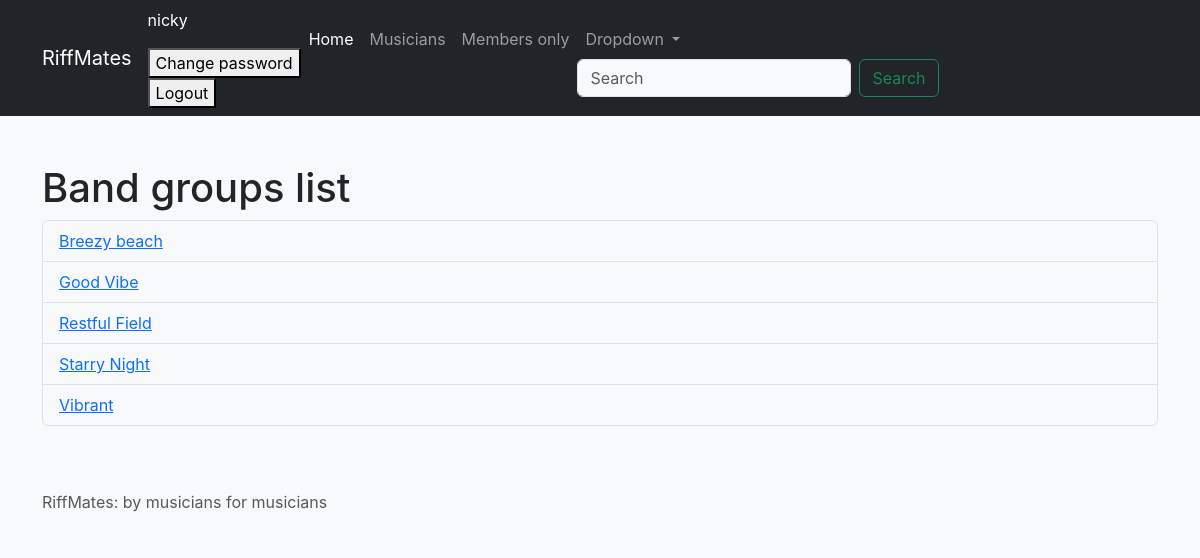
The page /bands/bandgroups_list/ (signed in) on the database its author committed.
### bands/models.py (models this page shows, shortened)
class BandGroup(models.Model):
    id = models.SmallAutoField(primary_key=True)
    name = models.CharField(max_length=20, default="Band Group", verbose_name="Band group")
    members = models.ManyToManyField(to="bands.Musician", verbose_name="Members")
    class Meta:
        ordering = ["name"]

### bands/views.py (the view)
def bandgroups_list(request):
    all_bandgroups = BandGroup.objects.all().order_by("name")
    items_per_page = page_util._get_items_per_page(request)
    paginator = Paginator(all_bandgroups, items_per_page)
    page_num = page_util._get_page_num(request, paginator)
    page = paginator.page(page_num)
    data.update({
        'title': 'Band groups list',
        'bandgroups': page.object_list,
        'page': page,
    })
    return render(request=request,
                  template_name="bandgroups_list.html",
                  context=data)

### home/page_util.py (called while the page is built)
def _get_items_per_page(request):
    max_items_per_page = 20
    default_items_per_page = 10
    items_per_page = \
        int(request.GET.get('items_per_page', default_items_per_page))
    if items_per_page < 1:
        items_per_page = default_items_per_page
    if items_per_page > max_items_per_page:
        items_per_page = max_items_per_page
    return items_per_page

def _get_page_num(request, paginator):
    page_num = int(request.GET.get("page", 1))
    if page_num < 1:
        page_num = 1
    elif page_num > paginator.num_pages:
        page_num = paginator.num_pages
    return page_num

### templates/bandgroups_list.html (shortened to what this page needs)
{% extends "base.html" %}
{% block content %}
    <h1>Band groups list</h1>
    <ul class="list-group">
        {% for group in bandgroups %}
            <li class="list-group-item">
                <a href={% url 'bandgroup_detail' group.id %}>
                    {{ group.name }}
            </li>
        {% empty %}
        <li>No band groups in the site</li>
        {% endfor %}
    </ul>
{% endblock content %}

### templates/base.html (shortened to what this page needs)
{% load django_browser_reload %}
{% load static %}
<!doctype html>
<html lang="en">
  <head>
    <link href="https://cdn.jsdelivr.net/npm/bootstrap@5.3.2/dist/css/bootstrap.min.css" rel="stylesheet">
    <link rel="stylesheet" href="{% static 'styles.css' %}">
    <link rel="stylesheet" href="{% static 'main.css' %}">
  </head>
  <body>
    {% block navbar %}
    <nav class="navbar navbar-expand-lg navbar-dark bg-dark">
      <div class="container">
        <a class="navbar-brand" href={% url "index" %}>RiffMates</a>
            <div>
              {% if user.is_authenticated %}
              <p class="text-white bg-dark">{{ user.username }}</p>
              <form id="password-change-form" method="POST"
                action={% url 'password_change' %}>
                <button type="submit">Change password</button>
              <form id="logout-form" method="POST"
                action={% url 'logout' %} >
                <button type="submit">Logout</button>
              </form>
              {% endif %}
            </div>
        <div class="collapse navbar-collapse" id="navbarSupportedContent">
          <ul class="navbar-nav me-auto mb-2 mb-lg-0">
            <li class="nav-item">
              <a class="nav-link active" aria-current="page" href={% url "index" %}>
                Home</a>
            </li>
            <li class="nav-item">
              <a class="nav-link" href={% url "musicians-list" %}>Musicians</a>
            </li>
            <li class="nav-item">
              <a class="nav-link" href={% url "restricted_page" %}>
                Members only</a>
            </li>
            <li class="nav-item dropdown">
              <a class="nav-link dropdown-toggle" href="#" id="navbarDropdown" role="button" data-bs-toggle="dropdown" aria-expanded="false">
                Dropdown
              </a>
          <form class="d-flex" role="search">
            <input class="form-control me-2" type="search" placeholder="Search" aria-label="Search">
            <button class="btn btn-outline-success" type="submit">Search</button>
          </form>
        </div>
      </div>
    </nav>
    {% endblock navbar %}
    <main>
    <div class="container my-5">
      {% block content %}{% endblock content %}
    </div>
    </main>
    <footer class="footer mt-auto py-3 bg-light">
        <div class="container">
          {% block footer %}
            <span class="text-muted">RiffMates: by musicians for musicians</span>
          {% endblock footer %}
        </div>
    </footer>
  </body>
</html>

### static/styles.css (style rules this page uses)
:root { --bs-body-bg: var(--bs-gray-100); }

### hello/static/main.css (style rules this page uses)
body { margin: 0; font-family: -apple-system, BlinkMacSystemFont, "Segoe UI", "Roboto", "Oxygen", "Ubuntu", "Cantarell", "Fira Sans", "Droid Sans", "Helvetica Neue", sans-serif; -webkit-font-smoothing: antialiased; -moz-osx-font-smoothing: grayscale; }

### rows shown on the page
BandGroup: name "Breezy beach"
BandGroup: name "Good Vibe"
BandGroup: name "Restful Field"
BandGroup: name "Starry Night"
BandGroup: name "Vibrant"

### other values the page prints
{{ user.username }} "nicky"
